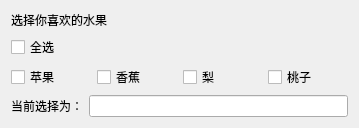
<?xml version="1.0" encoding="UTF-8"?>
<ui version="4.0">
 <class>Widget</class>
 <widget class="QWidget" name="Widget">
  <property name="geometry">
   <rect>
    <x>0</x>
    <y>0</y>
    <width>359</width>
    <height>117</height>
   </rect>
  </property>
  <property name="windowTitle">
   <string>Widget</string>
  </property>
  <layout class="QVBoxLayout" name="verticalLayout">
   <item>
    <widget class="QLabel" name="label">
     <property name="text">
      <string>选择你喜欢的水果</string>
     </property>
    </widget>
   </item>
   <item>
    <layout class="QGridLayout" name="gridLayout">
     <item row="0" column="0">
      <widget class="QCheckBox" name="checkBox_all">
       <property name="text">
        <string>全选</string>
       </property>
       <property name="tristate">
        <bool>false</bool>
       </property>
      </widget>
     </item>
     <item row="1" column="0">
      <widget class="QCheckBox" name="checkBox_pg">
       <property name="text">
        <string>苹果</string>
       </property>
      </widget>
     </item>
     <item row="1" column="1">
      <widget class="QCheckBox" name="checkBox_xj">
       <property name="text">
        <string>香蕉</string>
       </property>
      </widget>
     </item>
     <item row="1" column="2">
      <widget class="QCheckBox" name="checkBox_l">
       <property name="text">
        <string>梨</string>
       </property>
      </widget>
     </item>
     <item row="1" column="3">
      <widget class="QCheckBox" name="checkBox_tz">
       <property name="text">
        <string>桃子</string>
       </property>
      </widget>
     </item>
    </layout>
   </item>
   <item>
    <layout class="QHBoxLayout" name="horizontalLayout">
     <item>
      <widget class="QLabel" name="label_2">
       <property name="text">
        <string>当前选择为：</string>
       </property>
      </widget>
     </item>
     <item>
      <widget class="QLineEdit" name="lineEdit"/>
     </item>
    </layout>
   </item>
  </layout>
 </widget>
 <resources/>
 <connections/>
</ui>
